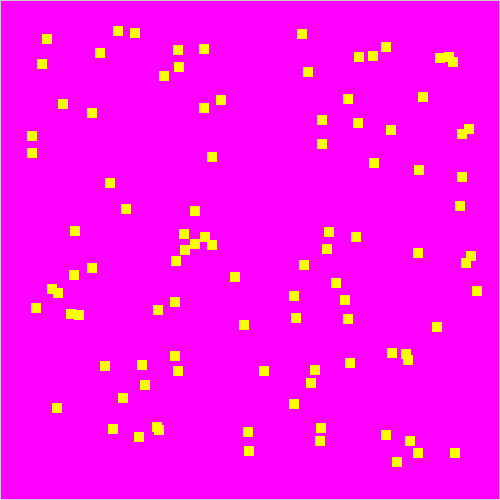
Frame 1 (no input)
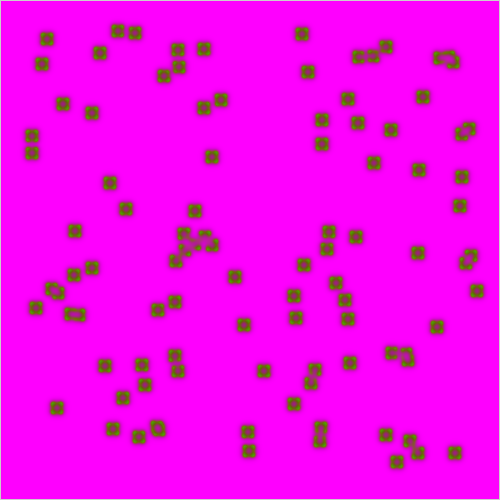
Frame 60 (the mouse pressed at the canvas centre just before this capture)
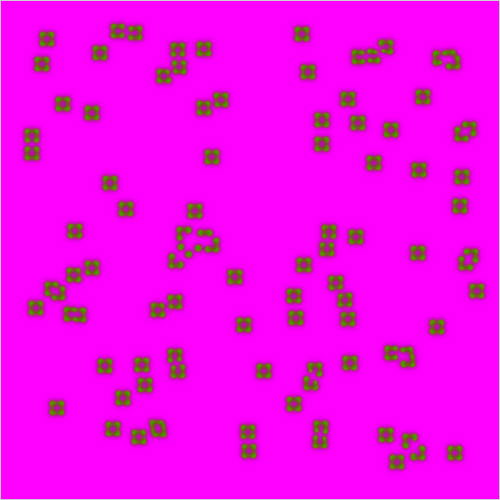
Frame 120 (the mouse held since frame 60 and released just before this capture)

The Processing sketch that drew these frames (run headless with seeded random() and noise(); from frame 60 on, the mouse is pressed at the canvas centre):

// Processing sketch: reaction_diffusion_kolory
// ── reaction_diffusion_kolory.pde
// Daniel Shiffman
// http://codingtra.in
// http://patreon.com/codingtrain
// Code for this video: https://youtu.be/BV9ny785UNc

// Written entirely based on
// http://www.karlsims.com/rd.html

// Also, for reference
// http://hg.postspectacular.com/toxiclibs/src/44d9932dbc9f9c69a170643e2d459f449562b750/src.sim/toxi/sim/grayscott/GrayScott.java?at=default

Cell[][] grid;
Cell[][] prev;

void setup() {
  size(500, 500);
  grid = new Cell[width][height];
  prev = new Cell[width][height];

  for (int i = 0; i < width; i++) {
    for (int j = 0; j < height; j ++) {
      float a = 1;
      float b = 0;
      grid[i][j] = new Cell(a, b);
      prev[i][j] = new Cell(a, b);
    }
  }

  for (int n = 0; n < 100; n++) {
    int startx = int(random(20, width-20));
    int starty = int(random(20, height-20));

    for (int i = startx; i < startx+10; i++) {
      for (int j = starty; j < starty+10; j ++) {
        float a = 1;
        float b = 1;
        grid[i][j] = new Cell(a, b);
        prev[i][j] = new Cell(a, b);
      }
    }
  }
}

float dA = 1.0;
float dB = 0.3;
float feed = 0.089;
float k = 0.067;

class Cell {
  float a;
  float b;

  Cell(float a_, float b_) {
    a = a_;
    b = b_;
  }
}


void update() {
  for (int i = 1; i < width-1; i++) {
    for (int j = 1; j < height-1; j ++) {

      Cell spot = prev[i][j];
      Cell newspot = grid[i][j];

      float a = spot.a;
      float b = spot.b;

      float laplaceA = 0;
      laplaceA += a*-1;
      laplaceA += prev[i+1][j].a*0.2;
      laplaceA += prev[i-1][j].a*0.2;
      laplaceA += prev[i][j+1].a*0.2;
      laplaceA += prev[i][j-1].a*0.2;
      laplaceA += prev[i-1][j-1].a*0.05;
      laplaceA += prev[i+1][j-1].a*0.05;
      laplaceA += prev[i-1][j+1].a*0.05;
      laplaceA += prev[i+1][j+1].a*0.05;

      float laplaceB = 0;
      laplaceB += b*-1;
      laplaceB += prev[i+1][j].b*0.2;
      laplaceB += prev[i-1][j].b*0.2;
      laplaceB += prev[i][j+1].b*0.2;
      laplaceB += prev[i][j-1].b*0.2;
      laplaceB += prev[i-1][j-1].b*0.05;
      laplaceB += prev[i+1][j-1].b*0.05;
      laplaceB += prev[i-1][j+1].b*0.05;
      laplaceB += prev[i+1][j+1].b*0.05;

      newspot.a = a + (dA*laplaceA - a*b*b + feed*(1-a))*1;
      newspot.b = b + (dB*laplaceB + a*b*b - (k+feed)*b)*1;

      newspot.a = constrain(newspot.a, 0, 1);
      newspot.b = constrain(newspot.b, 0, 1);
    }
  }
}

void swap() {
  Cell[][] temp = prev;
  prev = grid;
  grid = temp;
}

void draw() {
  println(frameRate);

  for (int i = 0; i < 1; i++) {
    update();
    swap();
  }

  loadPixels();
  for (int i = 1; i < width-1; i++) {
    for (int j = 1; j < height-1; j ++) {
      Cell spot = grid[i][j];
      float a = spot.a;
      float b = spot.b;
      int pos = i + j * width;
      pixels[pos] = color(255*a,255*b,255*(a-b));
    }
  }
  updatePixels();
}
